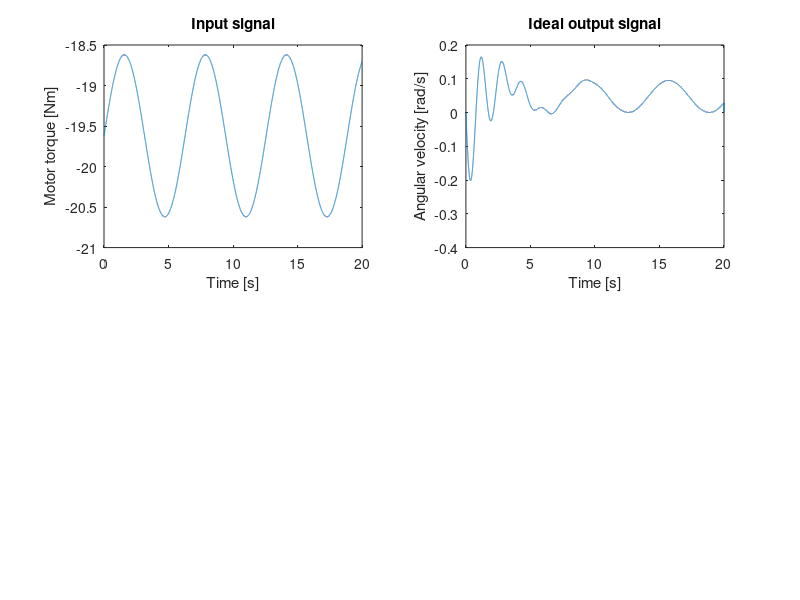

Source code (MATLAB): (Note: this script raises an error after producing the figure.)
%----------- Parameters -----------%

p.k=30;                       % Spring constant [N/m]
p.b=2;                        % Damping constant [Ns/m]
p.g=9.81;                     % Gravitational constant [m/s^2]
p.m1=10;                      % Mass m1 [kg]
p.m2=10;                      % Mass m2 [kg]
p.m3=2;                       % Mass m3 [kg]
p.R=0.5;                      % Radius of wheel [m]
p.d=1;                        % Distance of masses to wheel hub [m]
p.c1=1;                       % Inertial constant for mass m1 [m^2]
p.c2=1;                       % Inertial constant for mass m2 [m^2]
p.T = 1e-3;                   % Sampling period [s]

steps = round(20/p.T);        % Simulation steps
t = [0:p.T:p.T*steps];        % Timevector for simulation
input = @(x) -19.62+sin(x);   % Input function
u = input(t);                 % Inputvector

Q_e = eye(4)*1e-6;            % Process noise covariance matrix
R_e = 1*1e-2;                 % Measurement noise covariance matrix


%----------- Differential equations (from hell) -----------%

% These functions are currently not in use since the calculation is much
% more faster with the 'hard coded' version below

f1 = @(x1,x2) x1+p.T*x2;
f2 = @(x1,x2,x3,x4) x2+p.T*(p.g+p.k/p.m3*(x3*p.R-x1)+p.b/p.m3*(x4*p.R-x2));
f3 = @(x3,x4) x3+p.T*x4;
f4 = @(x1,x2,x3,x4,u) x4+p.T*(u+p.g*p.d*cos(x3)*(p.m2-p.m1)+p.k*(x1-x3*p.R)+p.b*(x2-x4*p.R))/(p.c1*p.m1+p.c2*p.m2);


%----------- Computation -----------%

x1 = zeros(4,steps+1);      % Preallocation of memory for the states
y1 = zeros(1,steps+1);      % Preallocation of memory for the output
x1(:,1) = [0;0;0;0];

for i=1:steps
    % Simulation of system dynamics
    x1(1,i+1) = x1(1,i)+p.T*x1(2,i);
    x1(2,i+1) = x1(2,i)+p.T*(p.g+p.k/p.m3*(x1(3,i)*p.R-x1(1,i))+p.b/p.m3*(x1(4,i)*p.R-x1(2,i)));
    x1(3,i+1) = x1(3,i)+p.T*x1(4,i);
    x1(4,i+1) = x1(4,i)+p.T*((u(i)+p.g*p.d*cos(x1(3,i))*(p.m2-p.m1)+p.k*(x1(1,i)-x1(3,i)*p.R)+p.b*(x1(2,i)-x1(4,i)*p.R))/(p.c1*p.m1+p.c2*p.m2));
    %x1(1,i+1) = f1(x1(1,i),x1(2,i));
    %x1(2,i+1) = f2(x1(1,i),x1(2,i),x1(3,i),x1(4,i));
    %x1(3,i+1) = f3(x1(3,i),x1(4,i));
    %x1(4,i+1) = f4(x1(1,i),x1(2,i),x1(3,i),x1(4,i),u(i));
    y1(i) = x1(4,i);
end

subplot(2,2,1)
plot(t,u)
xlabel('Time [s]');
ylabel('Motor torque [Nm]');
title('Input signal');

subplot(2,2,2)
plot(t,y1)
xlabel('Time [s]');
ylabel('Angular velocity [rad/s]');
title('Ideal output signal');

[x2,y2] = noisy_model(p,R_e,Q_e,t,u,x1(:,1));
subplot(2,2,3)
plot(t,y2)
xlabel('Time [s]');
ylabel('Angular velocity [rad/s]');
title('Noisy output signal (process and measurement noise)');

y3 = kalman_filter(p,R_e,Q_e,u,y2);
subplot(2,2,4)
plot(t,y3)
xlabel('Time [s]');
ylabel('Angular velocity [rad/s]');
title('Filtered output signal');
